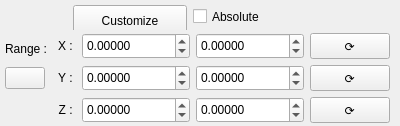
                <widget class="QWidget" name="stackedWidget_ColorMapByDirection">
                 <layout class="QGridLayout" name="gridLayout_9">
                  <property name="leftMargin">
                   <number>5</number>
                  </property>
                  <property name="topMargin">
                   <number>5</number>
                  </property>
                  <property name="rightMargin">
                   <number>5</number>
                  </property>
                  <property name="bottomMargin">
                   <number>0</number>
                  </property>
                  <property name="horizontalSpacing">
                   <number>-1</number>
                  </property>
                  <property name="verticalSpacing">
                   <number>0</number>
                  </property>
                  <item row="0" column="1" rowspan="2">
                   <widget class="QWidget" name="widget_2" native="true">
                    <property name="sizePolicy">
                     <sizepolicy hsizetype="Preferred" vsizetype="Fixed">
                      <horstretch>0</horstretch>
                      <verstretch>0</verstretch>
                     </sizepolicy>
                    </property>
                    <property name="minimumSize">
                     <size>
                      <width>0</width>
                      <height>25</height>
                     </size>
                    </property>
                    <widget class="QCheckBox" name="checkBox_displayAbsoluteColorMapByDirection">
                     <property name="geometry">
                      <rect>
                       <x>140</x>
                       <y>0</y>
                       <width>81</width>
                       <height>23</height>
                      </rect>
                     </property>
                     <property name="sizePolicy">
                      <sizepolicy hsizetype="Fixed" vsizetype="Fixed">
                       <horstretch>0</horstretch>
                       <verstretch>0</verstretch>
                      </sizepolicy>
                     </property>
                     <property name="minimumSize">
                      <size>
                       <width>0</width>
                       <height>23</height>
                      </size>
                     </property>
                     <property name="text">
                      <string>Absolute</string>
                     </property>
                    </widget>
                    <widget class="QPushButton" name="pushButton_customizeColorMapByDirection">
                     <property name="geometry">
                      <rect>
                       <x>20</x>
                       <y>0</y>
                       <width>114</width>
                       <height>32</height>
                      </rect>
                     </property>
                     <property name="text">
                      <string>Customize</string>
                     </property>
                    </widget>
                   </widget>
                  </item>
                  <item row="2" column="1" rowspan="3">
                   <widget class="QWidget" name="widget_VISU_rangeOptions_AxisX" native="true">
                    <layout class="QGridLayout" name="gridLayout_14">
                     <property name="sizeConstraint">
                      <enum>QLayout::SetDefaultConstraint</enum>
                     </property>
                     <property name="leftMargin">
                      <number>5</number>
                     </property>
                     <property name="topMargin">
                      <number>3</number>
                     </property>
                     <property name="rightMargin">
                      <number>5</number>
                     </property>
                     <property name="bottomMargin">
                      <number>3</number>
                     </property>
                     <item row="1" column="2">
                      <widget class="QDoubleSpinBox" name="spinBox_VISU_max_AxisY">
                       <property name="sizePolicy">
                        <sizepolicy hsizetype="Fixed" vsizetype="Fixed">
                         <horstretch>0</horstretch>
                         <verstretch>0</verstretch>
                        </sizepolicy>
                       </property>
                       <property name="minimumSize">
                        <size>
                         <width>80</width>
                         <height>26</height>
                        </size>
                       </property>
                       <property name="decimals">
                        <number>5</number>
                       </property>
                       <property name="minimum">
                        <double>-999999999.000000000000000</double>
                       </property>
                       <property name="maximum">
                        <double>999999999.000000000000000</double>
                       </property>
                       <property name="singleStep">
                        <double>0.100000000000000</double>
                       </property>
                      </widget>
                     </item>
                     <item row="0" column="1">
                      <widget class="QDoubleSpinBox" name="spinBox_VISU_min_AxisX">
                       <property name="sizePolicy">
                        <sizepolicy hsizetype="Fixed" vsizetype="Fixed">
                         <horstretch>0</horstretch>
                         <verstretch>0</verstretch>
                        </sizepolicy>
                       </property>
                       <property name="minimumSize">
                        <size>
                         <width>80</width>
                         <height>26</height>
                        </size>
                       </property>
                       <property name="decimals">
                        <number>5</number>
                       </property>
                       <property name="minimum">
                        <double>-999999999.000000000000000</double>
                       </property>
                       <property name="maximum">
                        <double>999999999.000000000000000</double>
                       </property>
                       <property name="singleStep">
                        <double>0.100000000000000</double>
                       </property>
                      </widget>
                     </item>
                     <item row="1" column="1">
                      <widget class="QDoubleSpinBox" name="spinBox_VISU_min_AxisY">
                       <property name="sizePolicy">
                        <sizepolicy hsizetype="Fixed" vsizetype="Fixed">
                         <horstretch>0</horstretch>
                         <verstretch>0</verstretch>
                        </sizepolicy>
                       </property>
                       <property name="minimumSize">
                        <size>
                         <width>80</width>
                         <height>26</height>
                        </size>
                       </property>
                       <property name="decimals">
                        <number>5</number>
                       </property>
                       <property name="minimum">
                        <double>-999999999.000000000000000</double>
                       </property>
                       <property name="maximum">
                        <double>999999999.000000000000000</double>
                       </property>
                       <property name="singleStep">
                        <double>0.100000000000000</double>
                       </property>
                      </widget>
                     </item>
                     <item row="0" column="3">
                      <widget class="QPushButton" name="pushButton_VISU_resetRange_AxisX">
                       <property name="sizePolicy">
                        <sizepolicy hsizetype="Fixed" vsizetype="Fixed">
                         <horstretch>0</horstretch>
                         <verstretch>0</verstretch>
                        </sizepolicy>
                       </property>
                       <property name="minimumSize">
                        <size>
                         <width>31</width>
                         <height>26</height>
                        </size>
                       </property>
                       <property name="text">
                        <string>⟳</string>
                       </property>
                      </widget>
                     </item>
                     <item row="0" column="2">
                      <widget class="QDoubleSpinBox" name="spinBox_VISU_max_AxisX">
                       <property name="sizePolicy">
                        <sizepolicy hsizetype="Fixed" vsizetype="Fixed">
                         <horstretch>0</horstretch>
                         <verstretch>0</verstretch>
                        </sizepolicy>
                       </property>
                       <property name="minimumSize">
                        <size>
                         <width>80</width>
                         <height>26</height>
                        </size>
                       </property>
                       <property name="decimals">
                        <number>5</number>
                       </property>
                       <property name="minimum">
                        <double>-999999999.000000000000000</double>
                       </property>
                       <property name="maximum">
                        <double>999999999.000000000000000</double>
                       </property>
                       <property name="singleStep">
                        <double>0.100000000000000</double>
                       </property>
                      </widget>
                     </item>
                     <item row="2" column="0">
                      <widget class="QLabel" name="label_VISU_range_AxisZ">
                       <property name="text">
                        <string>Z : </string>
                       </property>
                       <property name="alignment">
                        <set>Qt::AlignRight|Qt::AlignTrailing|Qt::AlignVCenter</set>
                       </property>
                      </widget>
                     </item>
                     <item row="0" column="0">
                      <widget class="QLabel" name="label_VISU_range_AxisX">
                       <property name="text">
                        <string>X : </string>
                       </property>
                       <property name="alignment">
                        <set>Qt::AlignRight|Qt::AlignTrailing|Qt::AlignVCenter</set>
                       </property>
                      </widget>
                     </item>
                     <item row="1" column="3">
                      <widget class="QPushButton" name="pushButton_VISU_resetRange_AxisY">
                       <property name="sizePolicy">
                        <sizepolicy hsizetype="Fixed" vsizetype="Fixed">
                         <horstretch>0</horstretch>
                         <verstretch>0</verstretch>
                        </sizepolicy>
                       </property>
                       <property name="minimumSize">
                        <size>
                         <width>31</width>
                         <height>26</height>
                        </size>
                       </property>
                       <property name="text">
                        <string>⟳</string>
                       </property>
                      </widget>
                     </item>
                     <item row="1" column="0">
                      <widget class="QLabel" name="label_VISU_range_AxisY">
                       <property name="text">
                        <string>Y : </string>
                       </property>
                       <property name="alignment">
                        <set>Qt::AlignRight|Qt::AlignTrailing|Qt::AlignVCenter</set>
                       </property>
                      </widget>
                     </item>
                     <item row="2" column="3">
                      <widget class="QPushButton" name="pushButton_VISU_resetRange_AxisZ">
                       <property name="sizePolicy">
                        <sizepolicy hsizetype="Fixed" vsizetype="Fixed">
                         <horstretch>0</horstretch>
                         <verstretch>0</verstretch>
                        </sizepolicy>
                       </property>
                       <property name="minimumSize">
                        <size>
                         <width>31</width>
                         <height>26</height>
                        </size>
                       </property>
                       <property name="text">
                        <string>⟳</string>
                       </property>
                      </widget>
                     </item>
                     <item row="2" column="1">
                      <widget class="QDoubleSpinBox" name="spinBox_VISU_min_AxisZ">
                       <property name="sizePolicy">
                        <sizepolicy hsizetype="Fixed" vsizetype="Fixed">
                         <horstretch>0</horstretch>
                         <verstretch>0</verstretch>
                        </sizepolicy>
                       </property>
                       <property name="minimumSize">
                        <size>
                         <width>80</width>
                         <height>26</height>
                        </size>
                       </property>
                       <property name="decimals">
                        <number>5</number>
                       </property>
                       <property name="minimum">
                        <double>-999999999.000000000000000</double>
                       </property>
                       <property name="maximum">
                        <double>999999999.000000000000000</double>
                       </property>
                       <property name="singleStep">
                        <double>0.100000000000000</double>
                       </property>
                      </widget>
                     </item>
                     <item row="2" column="2">
                      <widget class="QDoubleSpinBox" name="spinBox_VISU_max_AxisZ">
                       <property name="sizePolicy">
                        <sizepolicy hsizetype="Fixed" vsizetype="Fixed">
                         <horstretch>0</horstretch>
                         <verstretch>0</verstretch>
                        </sizepolicy>
                       </property>
                       <property name="minimumSize">
                        <size>
                         <width>80</width>
                         <height>26</height>
                        </size>
                       </property>
                       <property name="decimals">
                        <number>5</number>
                       </property>
                       <property name="minimum">
                        <double>-999999999.000000000000000</double>
                       </property>
                       <property name="maximum">
                        <double>999999999.000000000000000</double>
                       </property>
                       <property name="singleStep">
                        <double>0.100000000000000</double>
                       </property>
                      </widget>
                     </item>
                    </layout>
                   </widget>
                  </item>
                  <item row="2" column="0">
                   <widget class="QLabel" name="label_VISU_range_2">
                    <property name="text">
                     <string>Range :</string>
                    </property>
                    <property name="alignment">
                     <set>Qt::AlignRight|Qt::AlignTrailing|Qt::AlignVCenter</set>
                    </property>
                   </widget>
                  </item>
                  <item row="3" column="0">
                   <widget class="QPushButton" name="pushButton_VISU_link_coordinate">
                    <property name="sizePolicy">
                     <sizepolicy hsizetype="Fixed" vsizetype="Fixed">
                      <horstretch>0</horstretch>
                      <verstretch>0</verstretch>
                     </sizepolicy>
                    </property>
                    <property name="minimumSize">
                     <size>
                      <width>22</width>
                      <height>22</height>
                     </size>
                    </property>
                    <property name="text">
                     <string/>
                    </property>
                   </widget>
                  </item>
                 </layout>
                </widget>
